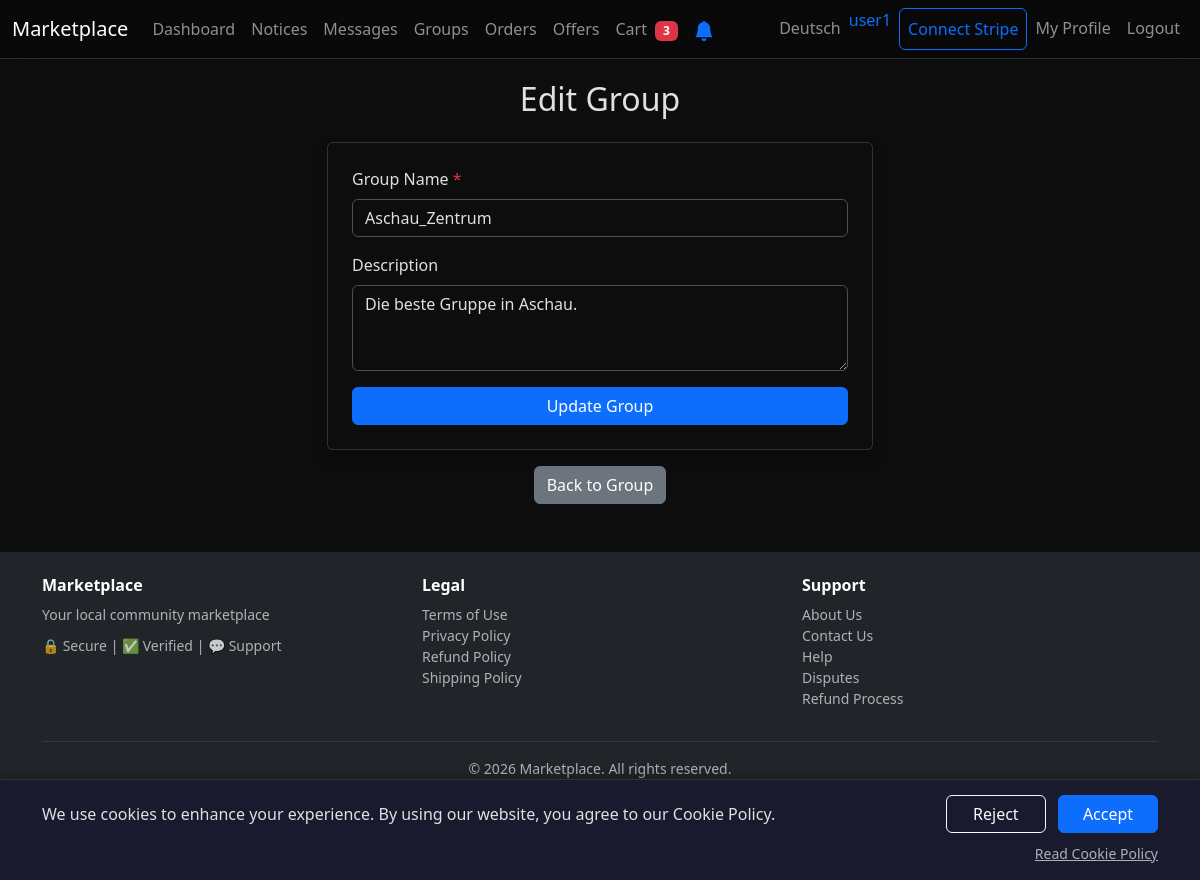
Page /edit_group/1 (signed in) on the committed database.
### tables this page shows
CREATE TABLE users
                  (id INTEGER PRIMARY KEY, username TEXT UNIQUE, email TEXT UNIQUE, password TEXT, description TEXT, profile_picture TEXT, stripe_account_id TEXT, email_notifications INTEGER DEFAULT 1, notify_order INTEGER DEFAULT 1, notify_dispute INTEGER DEFAULT 1, notify_return INTEGER DEFAULT 1, notify_message INTEGER DEFAULT 1, email_verified INTEGER DEFAULT 0, return_address TEXT, verification_token TEXT, verification_sent_at DATETIME, reset_token TEXT, reset_sent_at DATETIME, created_at DATETIME, preferred_language TEXT DEFAULT 'en');

CREATE TABLE groups
                    (id INTEGER PRIMARY KEY, name TEXT NOT NULL, description TEXT, creator_id INTEGER NOT NULL, is_private BOOLEAN DEFAULT 0, created_at DATETIME DEFAULT CURRENT_TIMESTAMP, FOREIGN KEY (creator_id) REFERENCES users(id));

### app.py (the view)
@app.route('/edit_group/<int:group_id>', methods=['GET', 'POST'])
def edit_group(group_id):
    if 'user_id' not in session:
        return redirect('/login')
    conn = sqlite3.connect('database.db')
    c = conn.cursor()
    c.execute("SELECT creator_id FROM groups WHERE id = ?", (group_id,))
    group = c.fetchone()
    if not group or group[0] != session['user_id']:
        conn.close()
        flash('Access denied.', 'danger')
        return redirect('/groups')
    if request.method == 'POST':
        name = request.form.get('name').strip()
        description = request.form.get('description').strip()
        if not name:
            flash('Group name is required.', 'danger')
        else:
            c.execute("UPDATE groups SET name = ?, description = ? WHERE id = ?", (name, description, group_id))
            conn.commit()
            flash('Group updated successfully.', 'success')
            conn.close()
            return redirect(f'/group/{group_id}')
    else:
        c.execute("SELECT name, description FROM groups WHERE id = ?", (group_id,))
        group_data = c.fetchone()
    conn.close()
    return render_template('edit_group.html', group_id=group_id, group_data=group_data, unread_messages=get_unread_messages_count(session.get('user_id')))

### app.py (called while the page is built)
@app.before_request
def inject_user_alerts():
    if 'user_id' not in session:
        return
    conn = sqlite3.connect('database.db')
    c = conn.cursor()
    c.execute("SELECT COUNT(*) FROM orders WHERE (buyer_id = ? OR seller_id = ?) AND dispute_status = 'open'",
              (session['user_id'], session['user_id']))
    open_disputes = c.fetchone()[0]
    c.execute("SELECT COUNT(*) FROM reports r JOIN posts p ON r.post_id = p.id WHERE p.user_id = ?",
              (session['user_id'],))
    post_reports = c.fetchone()[0]
    c.execute("SELECT stripe_account_id FROM users WHERE id = ?", (session['user_id'],))
    stripe_result = c.fetchone()
    stripe_connected = stripe_result and stripe_result[0]
    conn.close()
    g.open_disputes = open_disputes
    g.post_reports = post_reports
    g.stripe_connected = stripe_connected

def get_unread_messages_count(user_id):
    if not user_id:
        return 0
    conn = sqlite3.connect('database.db')
    c = conn.cursor()
    c.execute("SELECT COUNT(*) FROM messages WHERE receiver_id = ? AND is_read = 0", (user_id,))
    count = c.fetchone()[0]
    conn.close()
    return count

@app.before_request
def track_visit():
    from flask import request
    ignored_paths = ['/static/', '/webhook/', '/cron/', '/favicon']
    if any(request.path.startswith(p) for p in ignored_paths):
        return
    try:
        conn = sqlite3.connect('database.db')
        c = conn.cursor()
        c.execute("INSERT INTO visits (path, ip_address, user_agent) VALUES (?, ?, ?)",
                   (request.path, request.remote_addr, request.headers.get('User-Agent', '')[:200]))
        conn.commit()
        conn.close()
    except:
        pass

### templates/edit_group.html (shortened to what this page needs)
{% extends "base.html" %} {% block title %}Edit Group{% endblock %} {% block
content %}
<div class="container mt-5">
  <div class="row justify-content-center">
    <div class="col-md-6">
      <h2 class="text-center mb-4">
        {% if session.get('lang') == 'de' %}Gruppe bearbeiten{% else %}Edit
        Group{% endif %}
      </h2>
      <form method="post" class="card p-4 shadow">
        <div class="mb-3">
          <label for="name" class="form-label"
            >{% if session.get('lang') == 'de' %}Gruppenname{% else %}Group
            Name{% endif %} <span class="text-danger">*</span></label
          >
          <input
            type="text"
            class="form-control"
            id="name"
            name="name"
            required
            maxlength="100"
            value="{{ group_data[0] }}"
          />
        </div>
        <div class="mb-3">
          <label for="description" class="form-label"
            >{% if session.get('lang') == 'de' %}Beschreibung{% else
            %}Description{% endif %}</label
          >
          <textarea
            class="form-control"
            id="description"
            name="description"
            rows="3"
            maxlength="500"
          >
{{ group_data[1] or '' }}</textarea
          >
        </div>
        <button type="submit" class="btn btn-primary w-100">
          {% if session.get('lang') == 'de' %}Gruppe aktualisieren{% else
          %}Update Group{% endif %}
        </button>
      </form>
      <div class="text-center mt-3">
        <a href="/group/{{ group_id }}" class="btn btn-secondary"
          >{% if session.get('lang') == 'de' %}Zurück zur Gruppe{% else %}Back
          to Group{% endif %}</a
        >
      </div>
    </div>
  </div>
</div>
{% endblock %}

### templates/base.html (shortened to what this page needs)
<!doctype html>
<html lang="en" data-bs-theme="dark">
  <head>
    <link
      href="https://cdn.jsdelivr.net/npm/bootstrap@5.3.3/dist/css/bootstrap.min.css"
      rel="stylesheet"
    />
  </head>
  <body>
    <div class="content-wrapper">
      <nav class="navbar navbar-expand-lg navbar-dark bg-dark fixed-top">
        <div class="container-fluid">
          <a class="navbar-brand brand-center" href="/"
            >{% if session.get('lang') == 'de' %}Marktplatz{% else
            %}Marketplace{% endif %}</a
          >
          <div class="collapse navbar-collapse nav-items" id="navbarNav">
            <ul class="navbar-nav me-auto">
              <li class="nav-item">
                <a id="nav-dashboard" class="nav-link text-nowrap" href="/dashboard"
                  >{% if session.get('lang') == 'de' %}Übersicht{% else
                  %}Dashboard{% endif %}</a
                >
              </li>
              <li class="nav-item">
                <a id="nav-notices" class="nav-link text-nowrap" href="/notices"
                  >{% if session.get('lang') == 'de' %}Merken{% else %}Notices{%
                  endif %}</a
                >
              </li>
              <li class="nav-item">
                <a id="nav-messages" class="nav-link text-nowrap" href="/messages"
                  >{% if session.get('lang') == 'de' %}Nachrichten{% else
                  %}Messages{% endif %}</a
                >
              </li>
              <li class="nav-item">
                <a id="nav-groups" class="nav-link text-nowrap" href="/groups"
                  >{% if session.get('lang') == 'de' %}Gruppen{% else %}Groups{%
                  endif %}</a
                >
              </li>
              <li class="nav-item">
                <a id="nav-orders" class="nav-link text-nowrap" href="/orders"
                  >{% if session.get('lang') == 'de' %}Bestellungen{% else
                  %}Orders{% endif %}{% if pending_orders > 0 %}<span class="badge bg-info ms-1">{{ pending_orders }}</span>{% endif %}</a
                >
              </li>
              <li class="nav-item">
                <a id="nav-offers" class="nav-link text-nowrap" href="/my-offers"
                  >{% if session.get('lang') == 'de' %}Angebote{% else %}Offers{% endif %}{% if pending_offers > 0 %}<span class="badge bg-danger ms-1">{{ pending_offers }}</span>{% endif %}</a
                >
              </li>
              <li class="nav-item">
                <a id="nav-cart" class="nav-link text-nowrap" href="/cart"
                  >{% if session.get('lang') == 'de' %}Warenkorb{% else %}Cart{% endif %}
                  {% if cart_count > 0 %}<span class="badge bg-danger ms-1">{{ cart_count }}</span>{% endif %}</a
                >
              </li>
              {% if session.get('user_id') %}
              <li class="nav-item">
                <button id="notification-btn" class="btn btn-link nav-link text-nowrap" onclick="requestNotificationPermission()" title="{% if session.get('lang') == 'de' %}Benachrichtigungen aktivieren{% else %}Enable notifications{% endif %}">
                  <svg xmlns="http://www.w3.org/2000/svg" width="20" height="20" fill="#0d6efd" viewBox="0 0 16 16">
                    <path d="M8 16a2 2 0 0 0 2-2H6a2 2 0 0 0 2 2zm.995-14.901a1 1 0 1 0-1.99 0A5.002 5.002 0 0 0 3 6c0 1.098-.5 6-2 7h14c-1.5-1-2-5.902-2-7 0-2.42-1.72-4.44-4.005-4.901z"/>
                  </svg>
                </button>
              </li>
              {% endif %}
            </ul>
            <ul class="navbar-nav">
              <li class="nav-item">
                <a id="nav-language"
                  class="nav-link text-nowrap"
                  href="/switch_lang?lang={% if session.get('lang') == 'de' %}en{% else %}de{% endif %}"
                  >{% if session.get('lang') == 'de' %}English{% else
                  %}Deutsch{% endif %}</a
                >
              </li>
              {% if session.get('user_id') %}
              <li class="nav-item">
                <span class="navbar-text text-primary"
                  >{{ current_username }}</span
                >
              </li>
              {% if not g.stripe_connected %}
              <li class="nav-item ms-2">
                <a class="nav-link border border-primary rounded text-primary text-nowrap px-2 stripe-btn" href="/connect/stripe">
                  {% if session.get('lang') == 'de' %}Stripe verbinden{% else %}Connect Stripe{% endif %}
                </a>
              </li>
              {% endif %}
              <li class="nav-item">
                <a id="nav-profile"
                  class="nav-link text-nowrap"
                  href="/profile/{{ current_username }}"
                  >{% if session.get('lang') == 'de' %}Mein Profil{% else %}My
                  Profile{% endif %}</a
                >
              </li>
              <li class="nav-item">
                <a id="nav-logout" class="nav-link text-nowrap" href="/logout"
                  >{% if session.get('lang') == 'de' %}Abmelden{% else
                  %}Logout{% endif %}</a
                >
              </li>
              {% endif %}
            </ul>
          </div>
        </div>
      </nav>
      {% block content %}{% endblock %}
    </div>
    <div id="cookie-consent-banner">
      <div class="container">
        <div class="row align-items-center">
          <div class="col-md-8 mb-2 mb-md-0">
            <p class="mb-0" id="cookie-message">
              {% if session.get('lang') == 'de' %}
              Wir verwenden Cookies, um Ihr Erlebnis zu verbessern. Durch die Nutzung unserer Website stimmen Sie unserer Cookie-Richtlinie zu.
              {% else %}
              We use cookies to enhance your experience. By using our website, you agree to our Cookie Policy.
              {% endif %}
            </p>
          </div>
          <div class="col-md-4 text-md-end">
            <button type="button" class="btn btn-outline-light cookie-btn me-2" id="cookie-reject" onclick="handleCookieConsent('reject')">
              {% if session.get('lang') == 'de' %}Ablehnen{% else %}Reject{% endif %}
            </button>
            <button type="button" class="btn btn-primary cookie-btn" id="cookie-accept" onclick="handleCookieConsent('accept')">
              {% if session.get('lang') == 'de' %}Akzeptieren{% else %}Accept{% endif %}
            </button>
          </div>
        </div>
        <div class="row mt-2">
          <div class="col-12 text-end">
            <a href="/cookie-policy" class="text-muted small">
              {% if session.get('lang') == 'de' %}Cookie-Richtlinie lesen{% else %}Read Cookie Policy{% endif %}
            </a>
          </div>
        </div>
      </div>
    </div>
    <footer class="bg-dark text-white py-4 mt-5">
      <div class="container">
        <div class="row">
          <div class="col-md-4 mb-3 mb-md-0">
            <h6 class="fw-bold mb-2">Marketplace</h6>
            <p class="text-muted small mb-0">{% if session.get('lang') == 'de' %}Dein lokaler Community-Marktplatz{% else %}Your local community marketplace{% endif %}</p>
            <div class="mt-2">
              <small class="text-muted">🔒 {% if session.get('lang') == 'de' %}Sicher{% else %}Secure{% endif %} | ✅ {% if session.get('lang') == 'de' %}Verifiziert{% else %}Verified{% endif %} | 💬 {% if session.get('lang') == 'de' %}Support{% else %}Support{% endif %}</small>
            </div>
          </div>
          <div class="col-md-4 mb-3 mb-md-0">
            <h6 class="fw-bold mb-2">{% if session.get('lang') == 'de' %}Rechtliches{% else %}Legal{% endif %}</h6>
            <ul class="list-unstyled small">
              <li><a href="/terms" class="text-muted text-decoration-none">{% if session.get('lang') == 'de' %}Nutzungsbedingungen{% else %}Terms of Use{% endif %}</a></li>
              <li><a href="/privacy" class="text-muted text-decoration-none">{% if session.get('lang') == 'de' %}Datenschutz{% else %}Privacy Policy{% endif %}</a></li>
              <li><a href="/refund-policy" class="text-muted text-decoration-none">{% if session.get('lang') == 'de' %}Rückgaberichtlinie{% else %}Refund Policy{% endif %}</a></li>
              <li><a href="/shipping-policy" class="text-muted text-decoration-none">{% if session.get('lang') == 'de' %}Versandrichtlinie{% else %}Shipping Policy{% endif %}</a></li>
            </ul>
          </div>
          <div class="col-md-4">
            <h6 class="fw-bold mb-2">{% if session.get('lang') == 'de' %}Support{% else %}Support{% endif %}</h6>
            <ul class="list-unstyled small">
              <li><a href="/about" class="text-muted text-decoration-none">{% if session.get('lang') == 'de' %}Über uns{% else %}About Us{% endif %}</a></li>
              <li><a href="/contact" class="text-muted text-decoration-none">{% if session.get('lang') == 'de' %}Kontakt{% else %}Contact Us{% endif %}</a></li>
              <li><a href="/chat/admin" class="text-muted text-decoration-none">{% if session.get('lang') == 'de' %}Hilfe{% else %}Help{% endif %}</a></li>
              <li><a href="/dispute-policy" class="text-muted text-decoration-none">{% if session.get('lang') == 'de' %}Streitfälle{% else %}Disputes{% endif %}</a></li>
              <li><a href="/refund-flow" class="text-muted text-decoration-none">{% if session.get('lang') == 'de' %}Erstattungsprozess{% else %}Refund Process{% endif %}</a></li>
            </ul>
          </div>
        </div>
        <hr class="my-3 border-secondary">
        <p class="text-center text-muted small mb-0">© 2026 Marketplace. {% if session.get('lang') == 'de' %}Alle Rechte vorbehalten.{% else %}All rights reserved.{% endif %}</p>
      </div>
    </footer>
  </body>
</html>

### rows in the picture
users: username "user1"
groups: name "Aschau_Zentrum", description "Die beste Gruppe in Aschau."

### other values in the picture
{{ cart_count }} "3"
